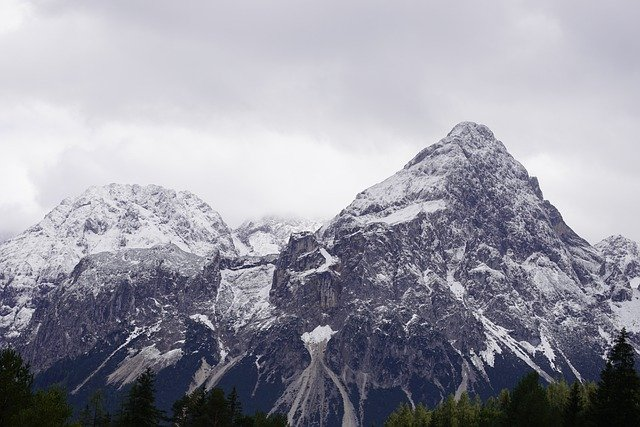
#> input picture opencv_filtering/mountain.jpg, 640 x 427 px
$ python median.py
#> lines starting #> are read from the running program, lines starting #| are printed output that depends on the picture; after the words box and inside, x2 and y2 are one past the last pixel; in counts of white or black regions, pixels touching at a corner belong together
import cv2
import numpy as np

def median_filter(image, ksize):
    rows, cols = image.shape[:2]
    dst = np.zeros((rows, cols), np.uint8)
    center = ksize // 2    # 마스크 절반 크기

    for i in range(center, rows - center): # 입력 영상 순회
        for j in range(center, cols - center):
            y1, y2 = i - center, i + center + 1  # 마스크 높이 범위
            x1, x2 = j - center, j + center + 1  # 마스크 너비 범위
            mask = image[y1:y2, x1:x2].flatten() # 마스크 영역

            sort_mask = cv2.sort(mask, cv2.SORT_EVERY_COLUMN) # 정렬 수행
            dst[i, j] = sort_mask[sort_mask.size//2]  # 출력은 중간값

    return dst

def salt_pepper_noise(image, n):
    h, w = image.shape[:2]
    x, y = np.random.randint(0, w, n), np.random.randint(0, h, n)
      # 0 ~ 가로 크기만큼 n개의 난수, 0 ~ 세로 크기만큼 n개의 난수 (위치 좌표 난수)
    noise = image.copy()
    for (x,y) in zip(x,y):
        noise[y, x] = 0 if np.random.rand() < 0.5 else 255
        # 0 ~ 1 사이의 실수 난수를 만들고, 이 값이 0.5보다 작으면 0, 그렇지 않으면 255
    return noise

img = cv2.imread("mountain.jpg", cv2.IMREAD_GRAYSCALE)
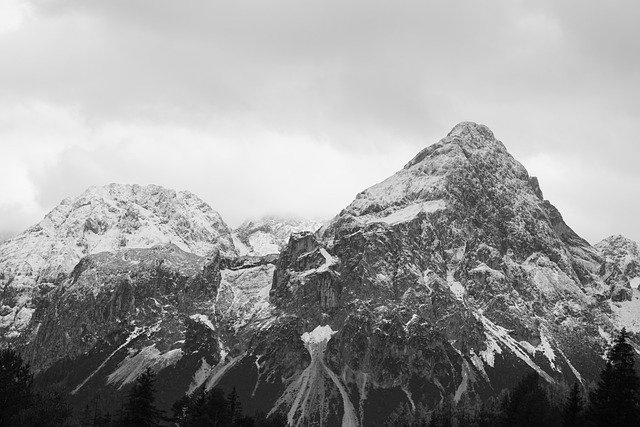
#> img: shape (427, 640); min 0, max 255, mean 154.1
if img is None: raise Exception("영상파일 읽기 오류")
'''
img = np.array([
    [50, 60, 90, 50, 100],
    [100, 90, 200, 50, 30],
    [100, 100, 100, 200, 100],
    [100, 100, 150, 150, 50],
    [30, 90, 80, 70, 160]
], np.uint8)
'''

noise_img = salt_pepper_noise(img, 500)
#> after the loop in salt_pepper_noise, `for (x,y) in zip(x,y):`:
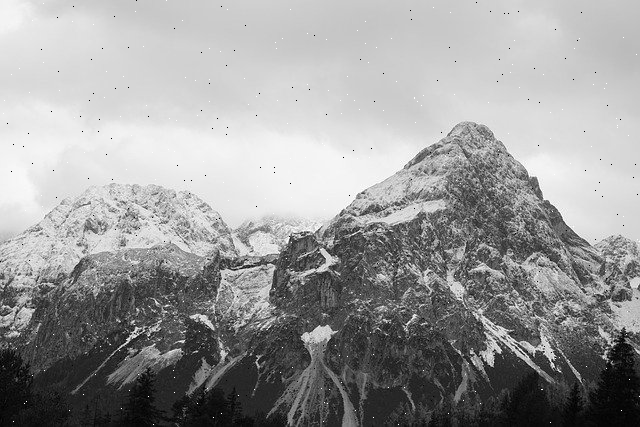
#> noise: shape (427, 640); 0.18% of pixels changed, all inside (x1, y1, x2, y2) = (0, 0, 640, 425)
#med_img = median_filter(img, 3)   # 직접 만든 메디안 필터링
med_img1 = median_filter(noise_img, 3)   # 직접 만든 메디안 필터링
#> after the loop in median_filter, `for i in range(center, rows - center):`:
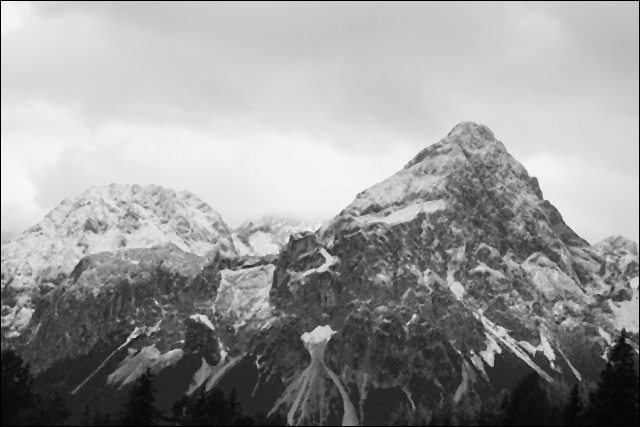
#> dst: shape (427, 640); min 0, max 248, mean 152.8
med_img2 = cv2.medianBlur(noise_img, 3)  # OpenCV 제공 함수

#print(med_img)

cv2.imshow("image", img)
cv2.imshow("noise_img", noise_img)
cv2.imshow("med_img1", med_img1)
cv2.imshow("med_img2", med_img2)
cv2.waitKey(0)

$ run again, with opencv_filtering/flower.jpg copied over opencv_filtering/mountain.jpg
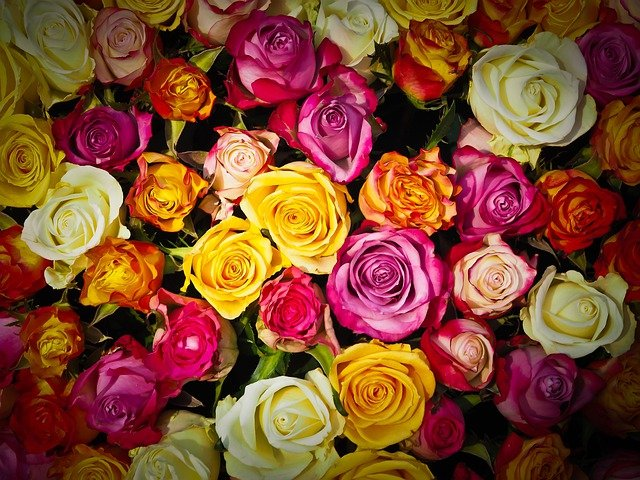
#> input picture opencv_filtering/flower.jpg, 640 x 480 px
#> `img = cv2.imread("mountain.jpg", cv2.IMREAD_GRAYSCALE)`:
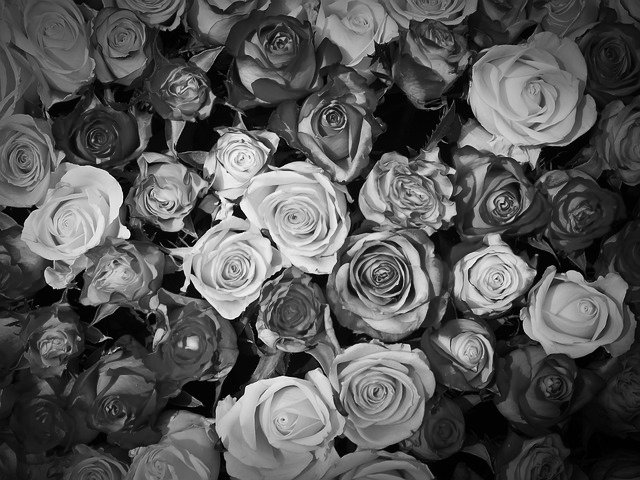
#> img: shape (480, 640); min 0, max 255, mean 86.3
#> after the loop in salt_pepper_noise, `for (x,y) in zip(x,y):`:
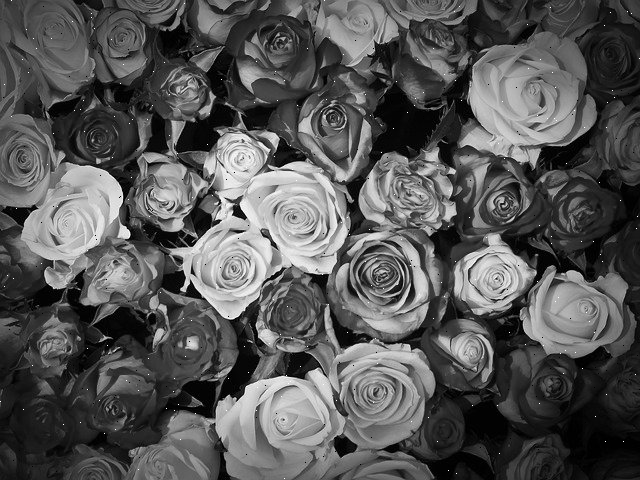
#> noise: shape (480, 640); 0.16% of pixels changed, all inside (x1, y1, x2, y2) = (0, 0, 640, 479)
